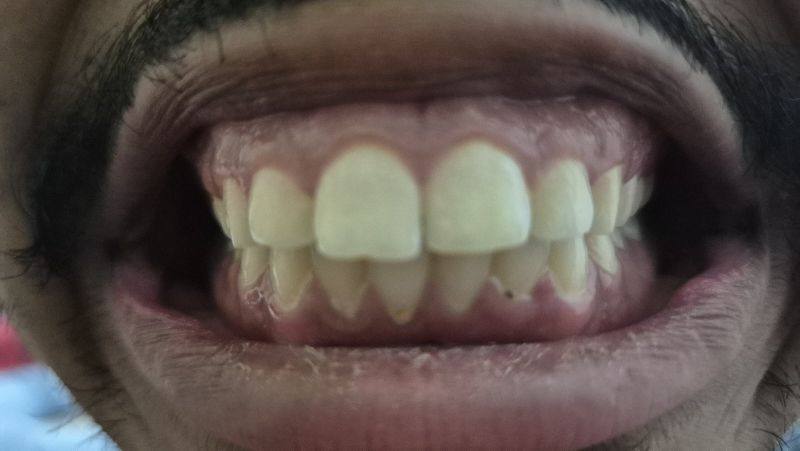
#> input picture backend/uploads/0e863ee372fb478a8ed458456b919da4.jpg, 1600 x 901 px (shown at 1/2 size)
$ python -i image_validator.py   (imports and definitions only)   (older library calls are emulated)
#> lines starting #> are read from the running program, lines starting #| are printed output that depends on the picture; after the words box and inside, x2 and y2 are one past the last pixel; in counts of white or black regions, pixels touching at a corner belong together
#> further down, picture is the input picture: shape (901, 1600, 3); mean B, G, R 74.8, 80, 90.7
import logging
import time
import cv2
import numpy as np

logger = logging.getLogger(__name__)

REJECTION_MESSAGE = (
    "This is not a valid teeth image.\n"
    "Plaque analysis cannot be performed.\n"
    "Please scan your teeth again."
)


def validate_teeth_image(image: np.ndarray) -> None:
    """
    Dedicated Image Validation Module executing BEFORE plaque detection.
    Independent from the plaque detection model.

    Accepts:
      - Human teeth clearly visible (healthy, mild/moderate/severe plaque, braces)
      - Dental arch visible
      - Teeth occupying meaningful portion of image
      - Sufficient quality for analysis
      - Partial lips, partial gums, skin around mouth, varied skin tones, varied lighting

    Rejects:
      - Tables, chairs, trees, cupboards, food, screens, documents, pets,
        cars, buildings, landscapes, faces without visible teeth, random household objects.
    """
    t0 = time.perf_counter()

    # 1. Readability & Resolution Check
    if image is None or image.size == 0:
        logger.warning("[Validation Failed] Image is empty or unreadable.")
        raise ValueError(REJECTION_MESSAGE)

    height, width = image.shape[:2]
    if height < 40 or width < 40:
        logger.warning("[Validation Failed] Image resolution too small: %dx%d.", width, height)
        raise ValueError(REJECTION_MESSAGE)

    # Downsample large images for fast validation (< 15 ms)
    if width > 600:
        scale = 600.0 / width
        small_img = cv2.resize(image, (600, int(height * scale)), interpolation=cv2.INTER_AREA)
    else:
        small_img = image

    h_small, w_small = small_img.shape[:2]
    total_pixels_small = h_small * w_small

    gray = cv2.cvtColor(small_img, cv2.COLOR_BGR2GRAY)
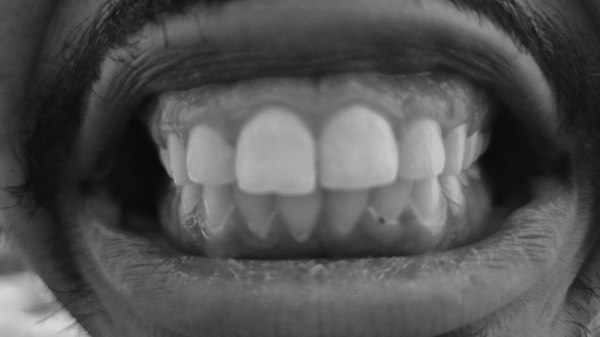
#> gray: shape (337, 600); min 8, max 216, mean 82.6

    # 2. Brightness, Contrast & Blur Checks
    mean_brightness = float(np.mean(gray))
#> mean_brightness = 82.58
    std_brightness = float(np.std(gray))
#> std_brightness = 43.81

    if mean_brightness < 18.0:
        logger.warning("[Validation Failed] Image too dark (mean: %.2f).", mean_brightness)
        raise ValueError(REJECTION_MESSAGE)

    if mean_brightness > 242.0 or (mean_brightness > 215.0 and std_brightness < 12.0):
        logger.warning("[Validation Failed] Image overexposed/washed out (mean: %.2f, std: %.2f).", mean_brightness, std_brightness)
        raise ValueError(REJECTION_MESSAGE)

    if std_brightness < 8.0:
        logger.warning("[Validation Failed] Image contrast too low (std: %.2f).", std_brightness)
        raise ValueError(REJECTION_MESSAGE)

    # Blur detection via Laplacian variance
    laplacian_var = float(cv2.Laplacian(gray, cv2.CV_64F).var())
#> laplacian_var = 54.37
    if laplacian_var < 15.0:
        logger.warning("[Validation Failed] Image too blurry (Laplacian var: %.2f).", laplacian_var)
        raise ValueError(REJECTION_MESSAGE)

    hsv = cv2.cvtColor(small_img, cv2.COLOR_BGR2HSV)
#> hsv: shape (337, 600, 3); mean H, S, V 53, 57, 92.9
    lab = cv2.cvtColor(small_img, cv2.COLOR_BGR2LAB)
#> lab: shape (337, 600, 3); mean of channels 0, 1, 2 87.2, 131.8, 132.8

    # 3. Flat Document / Paper Page Rejection
    saturation = hsv[:, :, 1]
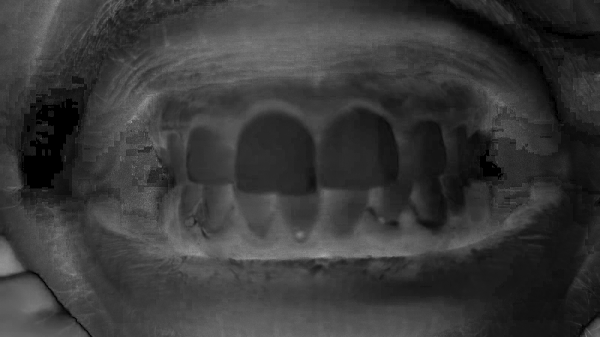
#> saturation: shape (337, 600); min 0, max 168, mean 57
    std_saturation = float(np.std(saturation))
#> std_saturation = 26.42
    if mean_brightness > 185.0 and std_saturation < 6.5:
        logger.warning("[Validation Failed] Flat white document/paper detected (mean_bright: %.1f, std_sat: %.2f).", mean_brightness, std_saturation)
        raise ValueError(REJECTION_MESSAGE)

    # 4. Nature / Outdoor / Landscape Rejection (Trees, Sky, Grass)
    green_mask = cv2.inRange(hsv, np.array([35, 35, 35]), np.array([85, 255, 255]))
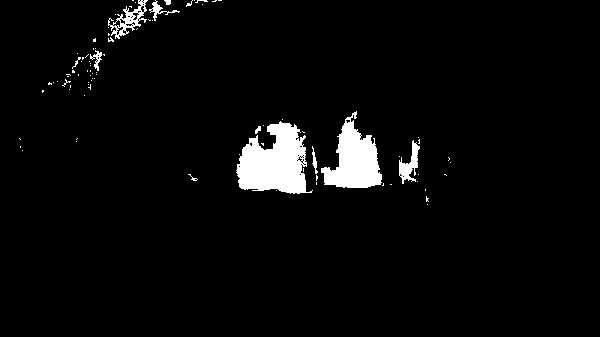
#> green_mask: shape (337, 600); 3.8% white; 89 white regions (78 under 20 px), largest, box (x1, y1, x2, y2) and area: (236, 121, 313, 194) 3612, (321, 111, 382, 188) 2521, (108, 0, 148, 39) 503
    sky_mask = cv2.inRange(hsv, np.array([90, 40, 60]), np.array([130, 255, 255]))
#> sky_mask: shape (337, 600); 2% white; 3 white regions (1 under 20 px), largest, box (x1, y1, x2, y2) and area: (0, 274, 90, 337) 3731, (580, 318, 600, 337) 223
    outdoor_pixels = int(cv2.countNonZero(green_mask)) + int(cv2.countNonZero(sky_mask))
#> outdoor_pixels = 11671
    outdoor_ratio = outdoor_pixels / total_pixels_small
#> outdoor_ratio = 0.0577
    if outdoor_ratio > 0.18:
        logger.warning("[Validation Failed] Landscape/nature background detected (outdoor_ratio: %.2f%%).", outdoor_ratio * 100)
        raise ValueError(REJECTION_MESSAGE)

    # 5. Furniture / Wood Grain / Household Object Rejection (Tables, Chairs, Cupboards, Doors)
    wood_mask = cv2.inRange(hsv, np.array([8, 25, 30]), np.array([26, 180, 220]))
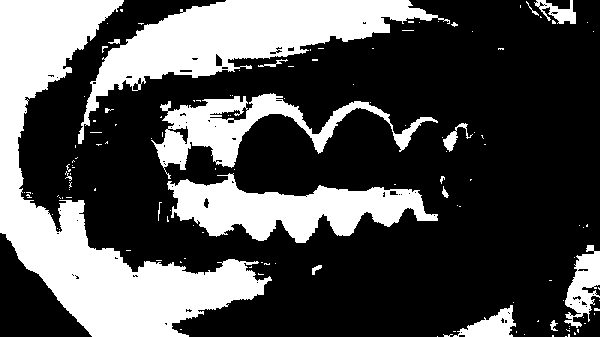
#> wood_mask: shape (337, 600); 31.4% white; 132 white regions (114 under 20 px), largest, box (x1, y1, x2, y2) and area: (0, 0, 272, 337) 27299, (78, 0, 450, 144) 15934, (167, 173, 438, 243) 9644
    wood_pixels = int(cv2.countNonZero(wood_mask))
#> wood_pixels = 63586
    wood_ratio = wood_pixels / total_pixels_small
#> wood_ratio = 0.314

    # 6. Oral Mucosa / Gum / Lip Tissue Mask (Context check)
    gum_1 = cv2.inRange(hsv, np.array([0, 18, 20]), np.array([25, 255, 255]))
#> gum_1: shape (337, 600); 56.4% white; 108 black regions (90 under 20 px), largest, box (x1, y1, x2, y2) and area: (162, 0, 600, 337) 66718, (18, 0, 227, 203) 9899, (78, 116, 169, 243) 5046
    gum_2 = cv2.inRange(hsv, np.array([150, 18, 20]), np.array([180, 255, 255]))
#> gum_2: shape (337, 600); 17.8% white; 100 white regions (84 under 20 px), largest, box (x1, y1, x2, y2) and area: (294, 176, 582, 337) 20415, (288, 47, 561, 156) 11327, (78, 180, 157, 243) 1766
    oral_mucosa_mask = cv2.bitwise_or(gum_1, gum_2)
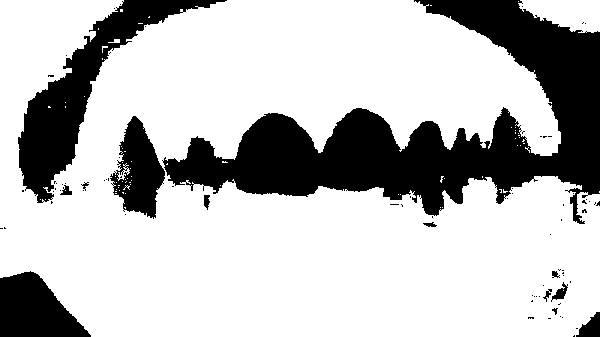
#> oral_mucosa_mask: shape (337, 600); 74.2% white; 80 black regions (67 under 20 px), largest, box (x1, y1, x2, y2) and area: (162, 0, 600, 224) 34568, (18, 0, 227, 203) 9539, (0, 271, 91, 337) 4018
    oral_mucosa_pixels = int(cv2.countNonZero(oral_mucosa_mask))
#> oral_mucosa_pixels = 149946
    oral_mucosa_ratio = oral_mucosa_pixels / total_pixels_small
#> oral_mucosa_ratio = 0.742

    if wood_ratio > 0.35 and oral_mucosa_ratio < 0.02:
        logger.warning("[Validation Failed] Wooden furniture/table/cupboard detected (wood_ratio: %.2f%%, oral_ratio: %.2f%%).", wood_ratio * 100, oral_mucosa_ratio * 100)
        raise ValueError(REJECTION_MESSAGE)

    # 7. Tooth Enamel & Structural Arch Detection
    hsv_enamel = cv2.inRange(hsv, np.array([0, 0, 90]), np.array([179, 85, 255]))
#> hsv_enamel: shape (337, 600); 48.4% white; 92 white regions (80 under 20 px), largest, box (x1, y1, x2, y2) and area: (84, 74, 600, 337) 83764, (110, 0, 551, 110) 10199, (0, 209, 92, 337) 2429
    lab_enamel = cv2.inRange(lab, np.array([120, 110, 100]), np.array([255, 145, 175]))
#> lab_enamel: shape (337, 600); 24.5% white; 132 white regions (114 under 20 px), largest, box (x1, y1, x2, y2) and area: (161, 81, 480, 236) 30222, (261, 203, 574, 309) 9531, (0, 271, 91, 337) 3944
    enamel_candidate_mask = cv2.bitwise_and(hsv_enamel, lab_enamel)
#> enamel_candidate_mask: shape (337, 600); 23.4% white; 134 white regions (116 under 20 px), largest, box (x1, y1, x2, y2) and area: (161, 81, 480, 236) 30206, (261, 203, 574, 309) 9531, (357, 0, 545, 91) 2779

    dilated_oral = cv2.dilate(oral_mucosa_mask, cv2.getStructuringElement(cv2.MORPH_RECT, (15, 15)))
#> dilated_oral: shape (337, 600); 86.5% white; 6 black regions, box (x1, y1, x2, y2) and area: (177, 0, 600, 204) 20058, (0, 280, 78, 337) 2949, (26, 49, 95, 182) 2829, (132, 130, 156, 205) 769, (106, 0, 188, 35) 698, (586, 324, 600, 337) 92
    bounded_enamel = cv2.bitwise_and(enamel_candidate_mask, dilated_oral)
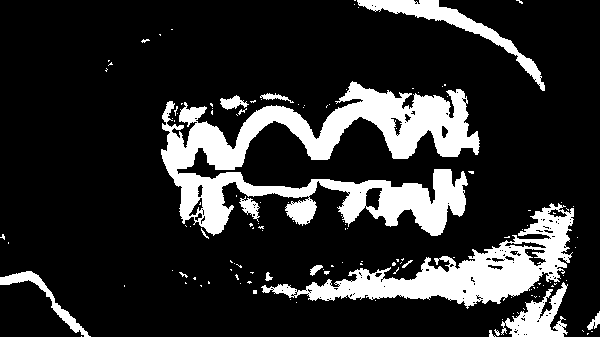
#> bounded_enamel: shape (337, 600); 17.9% white; 134 white regions (117 under 20 px), largest, box (x1, y1, x2, y2) and area: (161, 81, 480, 236) 20211, (261, 203, 574, 309) 9531, (357, 0, 545, 91) 2443

    enamel_pixels = int(cv2.countNonZero(enamel_candidate_mask))
#> enamel_pixels = 47240
    bounded_pixels = int(cv2.countNonZero(bounded_enamel))
#> bounded_pixels = 36107

    enamel_ratio = enamel_pixels / total_pixels_small
#> enamel_ratio = 0.234
    bounded_ratio = bounded_pixels / total_pixels_small
#> bounded_ratio = 0.179

    if enamel_pixels < 120 or enamel_ratio < 0.012:
        logger.warning("[Validation Failed] Insufficient tooth enamel pixels detected (enamel_pixels: %d, ratio: %.4f).", enamel_pixels, enamel_ratio)
        raise ValueError(REJECTION_MESSAGE)

    # 8. Interdental Edge Gradient & Arch Contour Structure Check
    sobel_x = cv2.Sobel(gray, cv2.CV_32F, 1, 0, ksize=3)
    abs_sobel_x = np.abs(sobel_x)
    enamel_edges = (abs_sobel_x > 25.0).astype(np.uint8) * enamel_candidate_mask
#> enamel_edges: shape (337, 600); 4.7% white; 553 white regions (493 under 20 px), largest, box (x1, y1, x2, y2) and area: (432, 118, 480, 235) 1853, (161, 124, 197, 186) 704, (364, 107, 401, 184) 514
    edge_count = int(cv2.countNonZero(enamel_edges))
#> edge_count = 9590
    edge_density = edge_count / float(max(enamel_pixels, 1))
#> edge_density = 0.203

    # 9. Oral Context Mandate & Closed Mouth / Face without visible teeth / Skin-only Rejection
    skin_mask = cv2.inRange(hsv, np.array([0, 20, 50]), np.array([25, 160, 255]))
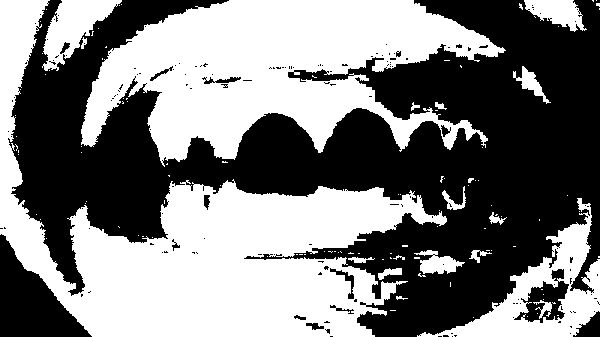
#> skin_mask: shape (337, 600); 49.3% white; 115 white regions (96 under 20 px), largest, box (x1, y1, x2, y2) and area: (0, 0, 447, 337) 47696, (81, 0, 506, 167) 38744, (417, 198, 600, 337) 7058
    skin_pixels = int(cv2.countNonZero(skin_mask))
#> skin_pixels = 99610
    skin_ratio = skin_pixels / total_pixels_small
#> skin_ratio = 0.493

    if oral_mucosa_ratio < 0.005 and bounded_ratio < 0.003:
        logger.warning("[Validation Failed] Non-dental object detected: missing oral mucosa context (oral_mucosa_ratio: %.4f, bounded_ratio: %.4f).",
                       oral_mucosa_ratio, bounded_ratio)
        raise ValueError(REJECTION_MESSAGE)

    if skin_ratio > 0.35 and (bounded_ratio < 0.008 or edge_density < 0.035):
        logger.warning("[Validation Failed] Face without visible teeth or skin photo detected (skin_ratio: %.2f%%, bounded_enamel: %.2f%%, edge_density: %.4f).",
                       skin_ratio * 100, bounded_ratio * 100, edge_density)
        raise ValueError(REJECTION_MESSAGE)

    # 10. General Object / Non-Dental Image Rejection
    is_dental_arch = (
        (bounded_ratio >= 0.005 and edge_density >= 0.025)
        or (enamel_ratio >= 0.035 and bounded_ratio >= 0.003 and edge_density >= 0.025)
    )
#> is_dental_arch = True

    if not is_dental_arch:
        logger.warning("[Validation Failed] Image lacks characteristic dental arch edge structure / oral context (bounded_ratio: %.4f, enamel_ratio: %.4f, edge_density: %.4f).",
                       bounded_ratio, enamel_ratio, edge_density)
        raise ValueError(REJECTION_MESSAGE)

    elapsed_ms = (time.perf_counter() - t0) * 1000.0
    logger.info("[Validation PASSED] Valid dental photo verified (dim: %dx%d, blur: %.1f, enamel_ratio: %.2f%%, bounded_ratio: %.2f%%, edge_density: %.4f, elapsed: %.2f ms).",
                width, height, laplacian_var, enamel_ratio * 100, bounded_ratio * 100, edge_density, elapsed_ms)

>>> import cv2
>>> picture = cv2.imread('../uploads/0e863ee372fb478a8ed458456b919da4.jpg')
>>> result = validate_teeth_image(picture)

$ run again, on backend/uploads/228dc87d1f8a472bbbbee8f6d3a26c5f.jpg
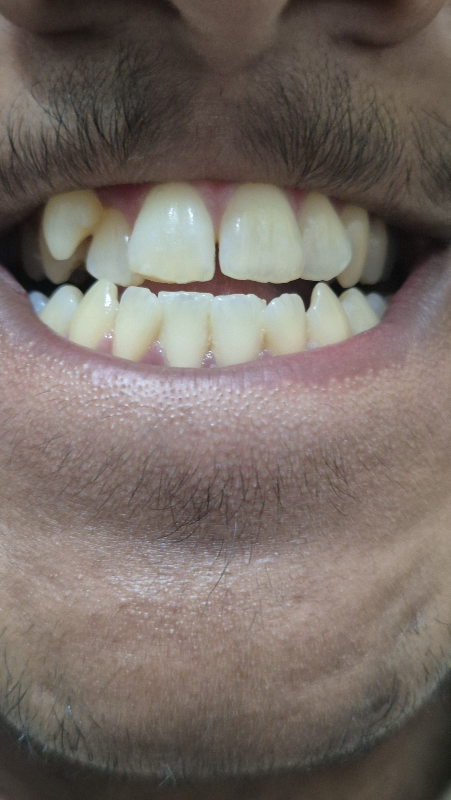
#> input picture backend/uploads/228dc87d1f8a472bbbbee8f6d3a26c5f.jpg, 901 x 1600 px (shown at 1/2 size)
#> picture is the input picture: shape (1600, 901, 3); mean B, G, R 101.2, 107.9, 118.4
#> mean_brightness = 110.3
#> std_brightness = 44.76
#> laplacian_var = 86.03
#> hsv: shape (1065, 600, 3); mean H, S, V 31.1, 44.7, 119.6
#> lab: shape (1065, 600, 3); mean of channels 0, 1, 2 116.7, 131, 133.4
#> std_saturation = 17.84
#> in validate_teeth_image, `green_mask = cv2.inRange(hsv, np.array([35, 35, 35]), np.array([85, 25..`:
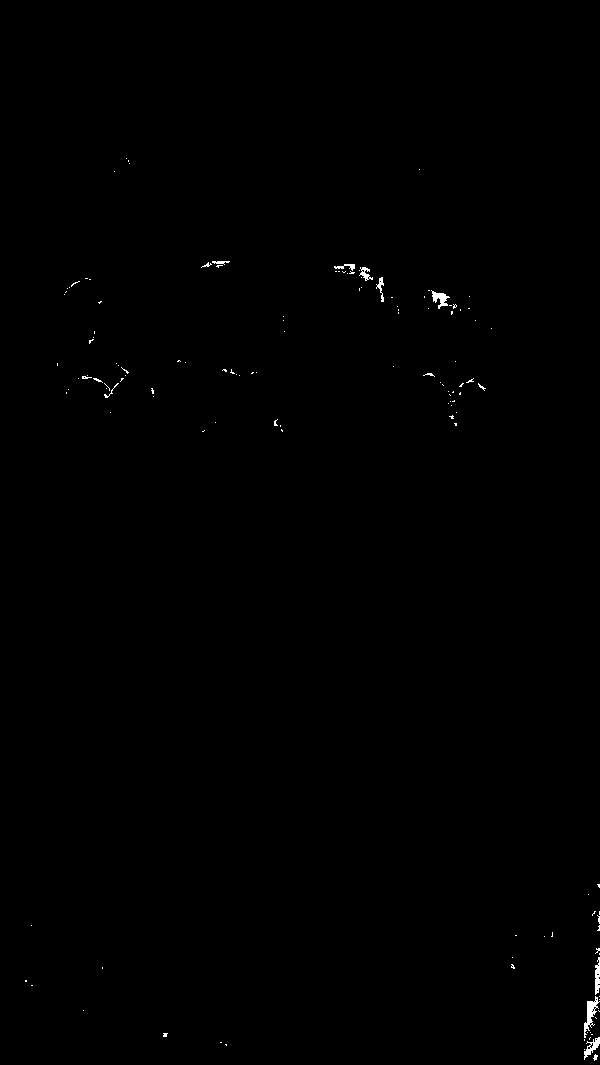
#> green_mask: shape (1065, 600); 0.24% white; 135 white regions (123 under 20 px), largest, box (x1, y1, x2, y2) and area: (584, 996, 600, 1038) 242, (431, 290, 450, 309) 158, (584, 1037, 600, 1060) 144
#> sky_mask: shape (1065, 600); 0.11% white; 11 white regions (8 under 20 px), largest, box (x1, y1, x2, y2) and area: (38, 387, 63, 418) 506, (63, 379, 85, 396) 91, (491, 395, 502, 411) 71
#> outdoor_pixels = 2242
#> outdoor_ratio = 0.00351
#> wood_mask: shape (1065, 600); 60.9% white; 796 black regions (565 under 20 px), largest, box (x1, y1, x2, y2) and area: (0, 215, 600, 842) 207852, (397, 873, 600, 1027) 6655, (0, 911, 158, 1034) 6347
#> wood_pixels = 388892
#> wood_ratio = 0.609
#> gum_1: shape (1065, 600); 76.7% white; 670 black regions (514 under 20 px), largest, box (x1, y1, x2, y2) and area: (0, 253, 600, 599) 113988, (426, 863, 600, 1015) 4947, (0, 916, 106, 1022) 4405
#> gum_2: shape (1065, 600); 6.8% white; 744 white regions (634 under 20 px), largest, box (x1, y1, x2, y2) and area: (0, 330, 599, 599) 30245, (146, 245, 195, 287) 1021, (330, 534, 387, 591) 897
#> oral_mucosa_mask: shape (1065, 600); 83.5% white; 443 black regions (318 under 20 px), largest, box (x1, y1, x2, y2) and area: (0, 253, 552, 490) 71442, (121, 487, 308, 553) 5066, (426, 863, 600, 1015) 4947
#> oral_mucosa_pixels = 533614
#> oral_mucosa_ratio = 0.835
#> hsv_enamel: shape (1065, 600); 67.9% white; 522 black regions (493 under 20 px), largest, box (x1, y1, x2, y2) and area: (0, 0, 600, 414) 140543, (0, 889, 600, 1065) 60687, (205, 646, 289, 715) 941
#> lab_enamel: shape (1065, 600); 50.9% white; 607 black regions (555 under 20 px), largest, box (x1, y1, x2, y2) and area: (0, 0, 600, 440) 187490, (0, 860, 600, 1065) 87211, (43, 597, 483, 741) 32246
#> enamel_candidate_mask: shape (1065, 600); 50.8% white; 603 black regions (551 under 20 px), largest, box (x1, y1, x2, y2) and area: (0, 0, 600, 440) 188063, (0, 860, 600, 1065) 87211, (43, 597, 483, 741) 32246
#> dilated_oral: shape (1065, 600); 92.3% white; 19 black regions (6 under 20 px), largest, box (x1, y1, x2, y2) and area: (43, 262, 509, 483) 44464, (66, 281, 109, 339) 1451, (0, 939, 96, 1007) 1439
#> bounded_enamel: shape (1065, 600); 43.7% white; 588 white regions (518 under 20 px), largest, box (x1, y1, x2, y2) and area: (0, 363, 600, 957) 246899, (115, 245, 492, 422) 18137, (0, 20, 69, 189) 4856
#> enamel_pixels = 324499
#> bounded_pixels = 278982
#> enamel_ratio = 0.508
#> bounded_ratio = 0.437
#> enamel_edges: shape (1065, 600); 9.8% white in thin lines or dots, all inside (x1, y1, x2, y2) = (1, 10, 599, 968)
#> edge_count = 62372
#> edge_density = 0.192
#> in validate_teeth_image, `skin_mask = cv2.inRange(hsv, np.array([0, 20, 50]), np.array([25, 160,..`:
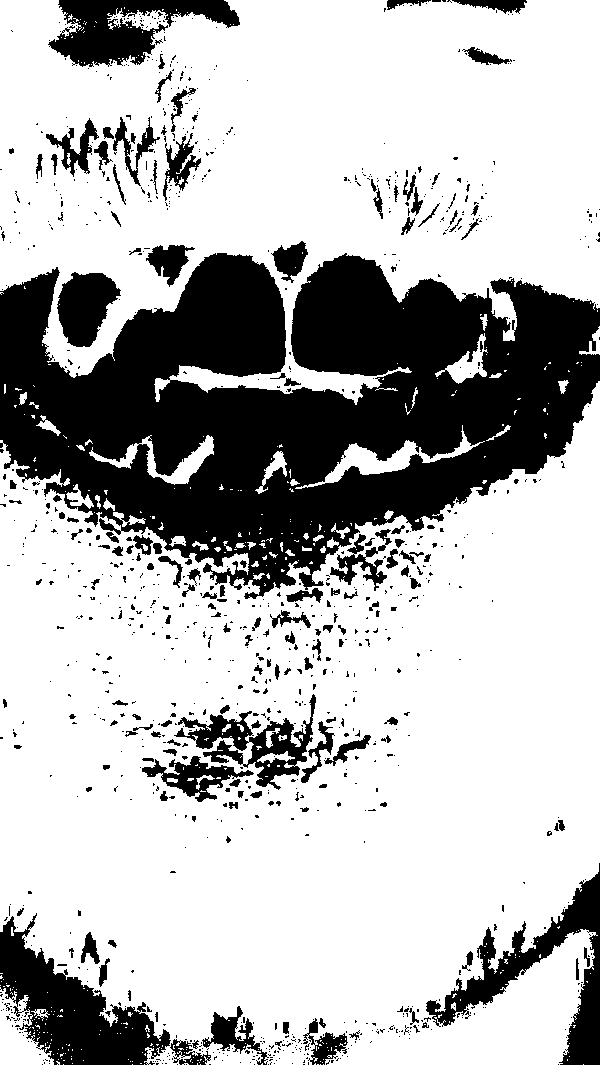
#> skin_mask: shape (1065, 600); 72% white; 1077 black regions (911 under 20 px), largest, box (x1, y1, x2, y2) and area: (0, 253, 600, 599) 121548, (0, 913, 171, 1065) 10984, (426, 863, 600, 1065) 8309
#> skin_pixels = 460285
#> skin_ratio = 0.72
#> is_dental_arch = True
